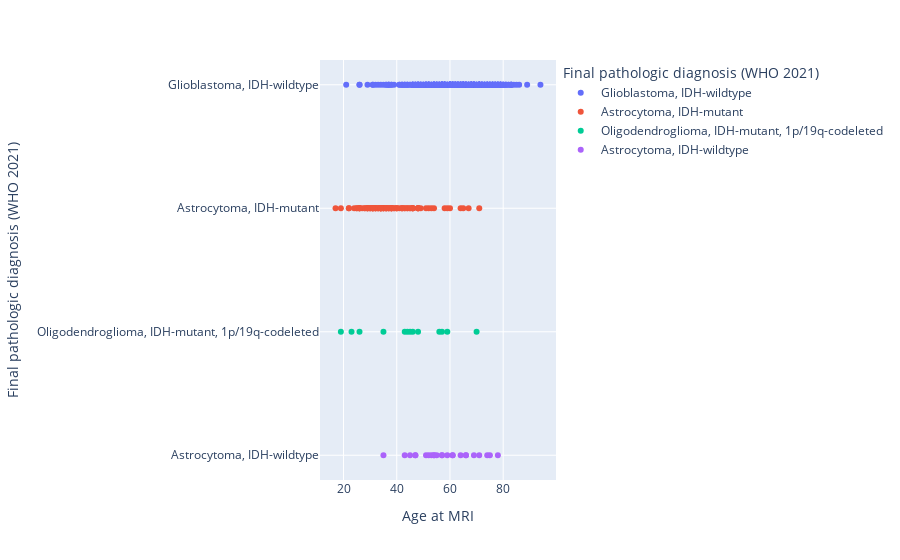

Notebook code for this chart:
### Code cell
# Create a scatter plot using Plotly
fig = px.scatter(df_clinical, x='Age at MRI', y='Final pathologic diagnosis (WHO 2021)', 
                 color='Final pathologic diagnosis (WHO 2021)')

# Display the plot
fig.show()

### Figure 1 — Plotly figure (JSON) as saved in the notebook; plotly's stock layout.template omitted (floating-point values rounded to 4 significant figures; data arrays with more than 128 entries replaced by an {"elided": "..."} marker saying what was removed)
{"data": [{"hovertemplate": "Final pathologic diagnosis (WHO 2021)=%{y}<br>Age at MRI=%{x}<extra></extra>", "legendgroup": "Glioblastoma, IDH-wildtype", "marker": {"color": "#636efa", "symbol": "circle"}, "mode": "markers", "name": "Glioblastoma, IDH-wildtype", "orientation": "h", "showlegend": true, "type": "scatter", "x": {"elided": "368 int values"}, "xaxis": "x", "y": {"elided": "368 str values"}, "yaxis": "y"}, {"hovertemplate": "Final pathologic diagnosis (WHO 2021)=%{y}<br>Age at MRI=%{x}<extra></extra>", "legendgroup": "Astrocytoma, IDH-mutant", "marker": {"color": "#EF553B", "symbol": "circle"}, "mode": "markers", "name": "Astrocytoma, IDH-mutant", "orientation": "h", "showlegend": true, "type": "scatter", "x": [41, 40, 38, 32, 46, 54, 25, 29, 49, 17, 29, 58, 27, 33, 26, 39, 67, 35, 36, 22, 31, 30, 34, 42, 24, 26, 30, 37, 34, 46, 46, 44, 36, 35, 25, 40, 28, 32, 28, 29, 44, 48, 31, 35, 35, 48, 60, 39, 43, 48, 33, 64, 52, 36, 31, 45, 37, 32, 46, 59, 42, 30, 51, 19, 38, 38, 38, 31, 26, 32, 48, 71, 33, 38, 43, 34, 40, 31, 22, 37, 45, 65, 42, 29, 34, 26, 53, 34, 34, 36], "xaxis": "x", "y": ["Astrocytoma, IDH-mutant", "Astrocytoma, IDH-mutant", "Astrocytoma, IDH-mutant", "Astrocytoma, IDH-mutant", "Astrocytoma, IDH-mutant", "Astrocytoma, IDH-mutant", "Astrocytoma, IDH-mutant", "Astrocytoma, IDH-mutant", "Astrocytoma, IDH-mutant", "Astrocytoma, IDH-mutant", "Astrocytoma, IDH-mutant", "Astrocytoma, IDH-mutant", "Astrocytoma, IDH-mutant", "Astrocytoma, IDH-mutant", "Astrocytoma, IDH-mutant", "Astrocytoma, IDH-mutant", "Astrocytoma, IDH-mutant", "Astrocytoma, IDH-mutant", "Astrocytoma, IDH-mutant", "Astrocytoma, IDH-mutant", "Astrocytoma, IDH-mutant", "Astrocytoma, IDH-mutant", "Astrocytoma, IDH-mutant", "Astrocytoma, IDH-mutant", "Astrocytoma, IDH-mutant", "Astrocytoma, IDH-mutant", "Astrocytoma, IDH-mutant", "Astrocytoma, IDH-mutant", "Astrocytoma, IDH-mutant", "Astrocytoma, IDH-mutant", "Astrocytoma, IDH-mutant", "Astrocytoma, IDH-mutant", "Astrocytoma, IDH-mutant", "Astrocytoma, IDH-mutant", "Astrocytoma, IDH-mutant", "Astrocytoma, IDH-mutant", "Astrocytoma, IDH-mutant", "Astrocytoma, IDH-mutant", "Astrocytoma, IDH-mutant", "Astrocytoma, IDH-mutant", "Astrocytoma, IDH-mutant", "Astrocytoma, IDH-mutant", "Astrocytoma, IDH-mutant", "Astrocytoma, IDH-mutant", "Astrocytoma, IDH-mutant", "Astrocytoma, IDH-mutant", "Astrocytoma, IDH-mutant", "Astrocytoma, IDH-mutant", "Astrocytoma, IDH-mutant", "Astrocytoma, IDH-mutant", "Astrocytoma, IDH-mutant", "Astrocytoma, IDH-mutant", "Astrocytoma, IDH-mutant", "Astrocytoma, IDH-mutant", "Astrocytoma, IDH-mutant", "Astrocytoma, IDH-mutant", "Astrocytoma, IDH-mutant", "Astrocytoma, IDH-mutant", "Astrocytoma, IDH-mutant", "Astrocytoma, IDH-mutant", "Astrocytoma, IDH-mutant", "Astrocytoma, IDH-mutant", "Astrocytoma, IDH-mutant", "Astrocytoma, IDH-mutant", "Astrocytoma, IDH-mutant", "Astrocytoma, IDH-mutant", "Astrocytoma, IDH-mutant", "Astrocytoma, IDH-mutant", "Astrocytoma, IDH-mutant", "Astrocytoma, IDH-mutant", "Astrocytoma, IDH-mutant", "Astrocytoma, IDH-mutant", "Astrocytoma, IDH-mutant", "Astrocytoma, IDH-mutant", "Astrocytoma, IDH-mutant", "Astrocytoma, IDH-mutant", "Astrocytoma, IDH-mutant", "Astrocytoma, IDH-mutant", "Astrocytoma, IDH-mutant", "Astrocytoma, IDH-mutant", "Astrocytoma, IDH-mutant", "Astrocytoma, IDH-mutant", "Astrocytoma, IDH-mutant", "Astrocytoma, IDH-mutant", "Astrocytoma, IDH-mutant", "Astrocytoma, IDH-mutant", "Astrocytoma, IDH-mutant", "Astrocytoma, IDH-mutant", "Astrocytoma, IDH-mutant", "Astrocytoma, IDH-mutant"], "yaxis": "y"}, {"hovertemplate": "Final pathologic diagnosis (WHO 2021)=%{y}<br>Age at MRI=%{x}<extra></extra>", "legendgroup": "Oligodendroglioma, IDH-mutant, 1p/19q-codeleted", "marker": {"color": "#00cc96", "symbol": "circle"}, "mode": "markers", "name": "Oligodendroglioma, IDH-mutant, 1p/19q-codeleted", "orientation": "h", "showlegend": true, "type": "scatter", "x": [35, 57, 59, 43, 26, 23, 56, 44, 45, 48, 46, 19, 70], "xaxis": "x", "y": ["Oligodendroglioma, IDH-mutant, 1p/19q-codeleted", "Oligodendroglioma, IDH-mutant, 1p/19q-codeleted", "Oligodendroglioma, IDH-mutant, 1p/19q-codeleted", "Oligodendroglioma, IDH-mutant, 1p/19q-codeleted", "Oligodendroglioma, IDH-mutant, 1p/19q-codeleted", "Oligodendroglioma, IDH-mutant, 1p/19q-codeleted", "Oligodendroglioma, IDH-mutant, 1p/19q-codeleted", "Oligodendroglioma, IDH-mutant, 1p/19q-codeleted", "Oligodendroglioma, IDH-mutant, 1p/19q-codeleted", "Oligodendroglioma, IDH-mutant, 1p/19q-codeleted", "Oligodendroglioma, IDH-mutant, 1p/19q-codeleted", "Oligodendroglioma, IDH-mutant, 1p/19q-codeleted", "Oligodendroglioma, IDH-mutant, 1p/19q-codeleted"], "yaxis": "y"}, {"hovertemplate": "Final pathologic diagnosis (WHO 2021)=%{y}<br>Age at MRI=%{x}<extra></extra>", "legendgroup": "Astrocytoma, IDH-wildtype", "marker": {"color": "#ab63fa", "symbol": "circle"}, "mode": "markers", "name": "Astrocytoma, IDH-wildtype", "orientation": "h", "showlegend": true, "type": "scatter", "x": [59, 53, 54, 51, 75, 45, 57, 52, 61, 78, 43, 74, 57, 66, 47, 55, 61, 66, 35, 69, 71, 54, 64, 47], "xaxis": "x", "y": ["Astrocytoma, IDH-wildtype", "Astrocytoma, IDH-wildtype", "Astrocytoma, IDH-wildtype", "Astrocytoma, IDH-wildtype", "Astrocytoma, IDH-wildtype", "Astrocytoma, IDH-wildtype", "Astrocytoma, IDH-wildtype", "Astrocytoma, IDH-wildtype", "Astrocytoma, IDH-wildtype", "Astrocytoma, IDH-wildtype", "Astrocytoma, IDH-wildtype", "Astrocytoma, IDH-wildtype", "Astrocytoma, IDH-wildtype", "Astrocytoma, IDH-wildtype", "Astrocytoma, IDH-wildtype", "Astrocytoma, IDH-wildtype", "Astrocytoma, IDH-wildtype", "Astrocytoma, IDH-wildtype", "Astrocytoma, IDH-wildtype", "Astrocytoma, IDH-wildtype", "Astrocytoma, IDH-wildtype", "Astrocytoma, IDH-wildtype", "Astrocytoma, IDH-wildtype", "Astrocytoma, IDH-wildtype"], "yaxis": "y"}], "layout": {"legend": {"title": {"text": "Final pathologic diagnosis (WHO 2021)"}, "tracegroupgap": 0}, "margin": {"t": 60}, "xaxis": {"anchor": "y", "domain": [0, 1], "title": {"text": "Age at MRI"}}, "yaxis": {"anchor": "x", "categoryarray": ["Astrocytoma, IDH-wildtype", "Oligodendroglioma, IDH-mutant, 1p/19q-codeleted", "Astrocytoma, IDH-mutant", "Glioblastoma, IDH-wildtype"], "categoryorder": "array", "domain": [0, 1], "title": {"text": "Final pathologic diagnosis (WHO 2021)"}}}}
